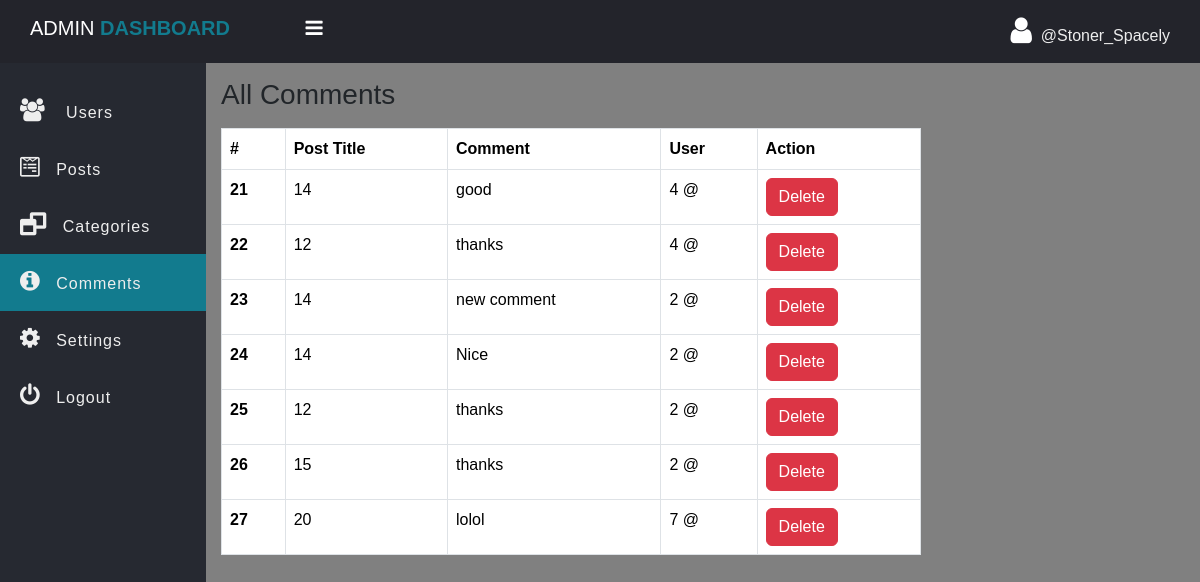
The app's page /admin/comment.php (signed in), older data.
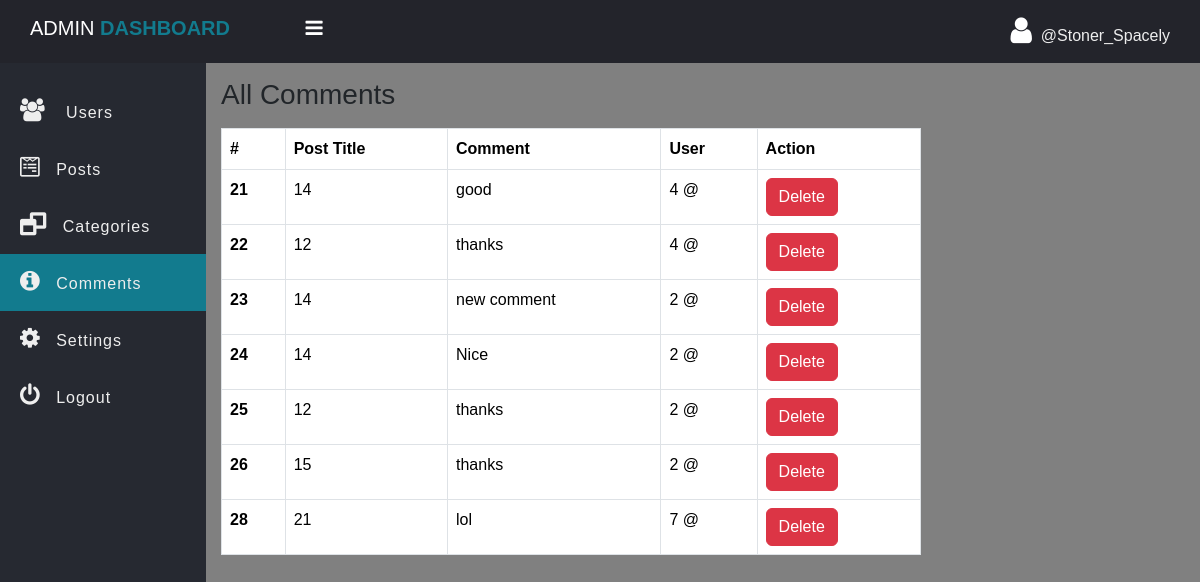
The same page, newer data.
### tables this page shows
CREATE TABLE `comment` (
  `comment_id` int(11) NOT NULL,
  `comment` varchar(255) NOT NULL,
  `user_id` int(11) NOT NULL,
  `post_id` int(11) NOT NULL,
  `crated_at` datetime NOT NULL DEFAULT current_timestamp()
);

### admin/data/comment.php (called while the page is built, shortened)
<?php
function getAllComment($conn){
   $sql = "SELECT * FROM comment";
   $stmt = $conn->prepare($sql);
   $stmt->execute();
   if($stmt->rowCount() >= 1){
   	   $data = $stmt->fetchAll();
   	   return $data;
   }else {
   	 return 0;
   }
}

### admin/comment.php (the view, shortened to what this page needs)
<?php
if (isset($_SESSION['admin_id']) && isset($_SESSION['username'])) {
 ?>
<!DOCTYPE html>
<html>
<head>
	<link rel="stylesheet" href="https://stackpath.bootstrapcdn.com/font-awesome/4.7.0/css/font-awesome.min.css">
    <link href="https://cdn.jsdelivr.net/npm/bootstrap@5.3.3/dist/css/bootstrap.min.css" rel="stylesheet">
	<link rel="stylesheet" href="../css/side-bar.css">
	<link rel="stylesheet" href="../css/style.css">
</head>
<body>
	<?php
        $key = "��a}�%k)�fӽ��g�?";
        include "inc/side-nav.php";
		include_once("data/comment.php");
		include_once("../db_conn.php");
		$comments = getAllComment($conn);
    ?>
    <div class="main-table">
		<h3 class="mb-3">All Comments
        <a href="post-add.php" class="btn btn-success" hidden="true"></a></h3>
		<?php if ($comments != 0) { ?>
		<table class="table t1 table-bordered">
			<thead>
				<tr>
					<th scope="col">#</th>
					<th scope="col">Post Title</th>
                    <th scope="col">Comment</th>
                    <th scope="col">User</th>
					<th scope="col">Action</th>
				</tr>
			</thead>
			<tbody>
				<?php foreach ($comments as $comment) { ?>
				<tr>
					<th scope="row"><?=$comment['comment_id'] ?></th>
					<td>
						<?=$comment['post_id']?>
                    </td>
					<td>
						<?=$comment['comment']?>
					</td>
					<td>
						<?=$comment['user_id']?>
						<?php
						$u = getUserByID($conn, $comment['user_id']);
						echo '@'.$u['username']; ?>
					</td>
					<td>
						<a href="comment-delete.php?comment_id=<?=$comment['comment_id'] ?>" class="btn btn-danger">Delete</a>
					</td>
				</tr>
				<?php } ?>
			</tbody>
		</table>
		<?php }else{ ?>
			<div class="alert alert-warning">
				Empty!
			</div>
		<?php } ?>
	</div>
	</section>
	</div>
</body>
</html>
<?php }else {
	header("Location: ../admin-login.php");
	exit;
} ?>

### admin/inc/side-nav.php (shortened to what this page needs)
<?php
    if (isset($key) && $key == "��a}�%k)�fӽ��g�?") {
?>
	<header class="header">
		<h2 class="u-name">ADMIN <b>DASHBOARD</b>
			<label for="checkbox">
				<i id="navbtn" class="fa fa-bars" aria-hidden="true"></i>
			</label>
		</h2>
		<div class="d-flex align-items-center main-profile-link">
			<a href="profile.php">
				<i class="fa fa-user" aria-hidden="true"></i>&nbsp;
				<span>@<?php echo $_SESSION['username']; ?></span>
			</a>
		</div>
	</header>
	<div class="body">
		<nav class="side-bar">
			<ul id="navList">
				<li>
					<a href="users.php">
						<i class="fa fa-users" aria-hidden="true" style="margin-right: 5px;"></i>
						<span>Users</span>
					</a>
				</li>
				<li>
					<a href="post.php">
						<i class="fa fa-wpforms" aria-hidden="true"></i>
						<span>Posts</span>
					</a>
				</li>
				<li>
					<a href="category.php">
						<i class="fa fa-window-restore" aria-hidden="true"></i>
						<span>Categories</span>
					</a>
				</li>
				<li>
					<a href="comment.php">
						<i class="fa fa-info-circle" aria-hidden="true"></i>
						<span>Comments</span>
					</a>
				</li>
                <li>
					<a href="settings.php">
						<i class="fa fa-cog" aria-hidden="true"></i>
						<span>Settings</span>
					</a>
				</li>
				<li>
					<a href="../logout.php">
						<i class="fa fa-power-off" aria-hidden="true"></i>
						<span>Logout</span>
					</a>
				</li>
			</ul>
		</nav>
		<section class="section-1">
<?php
    }
?>

### css/side-bar.css (style rules this page uses)
* { padding: 0; margin: 0; box-sizing: border-box; font-family: arial, sans-serif; }
.main-profile-link a { text-decoration: none; color: #eee; }
.header { display: flex; justify-content: space-between; align-items: center; padding: 15px 30px; background: #23242b; color: #fff; }
.u-name { font-size: 20px; }
.u-name b { color: #127b8e; }
.header i { font-size: 30px; cursor: pointer; color: #fff; }
.side-bar { width: 250px; background: #262931; min-height: 100vh; transition: 500ms width; }
.body { display: flex; }
.side-bar ul { margin-top: 20px; list-style: none; padding-left: 0; }
.side-bar ul li { font-size: 16px; padding: 15px 0px; padding-left: 20px; transition: 500ms background; white-space: nowrap; overflow: hidden; text-overflow: ellipsis; }
.side-bar ul .active { background: #127b8e; }
.side-bar ul li a { text-decoration: none; color: #eee; cursor: pointer; letter-spacing: 1px; }
.side-bar ul li a i { display: inline-block; padding-right: 10px; font-size: 23px; }
#navbtn { display: inline-block; margin-left: 70px; font-size: 20px; transition: 500ms color; }

### css/style.css (style rules this page uses)
body { overflow-y: scroll; background-color: gray; }
.section-1 { width: 100%; padding: 15px; }
.main-table .t1 { width: 90%; max-width: 700px; }

Row changes from the older to the newer data that the page shows:
removed comment: comment_id "27", post "20", comment "lolol", user "7"
added comment: comment_id "28", post "21", comment "lol", user "7"
